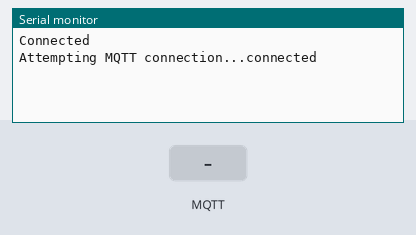
Recording of a sketch running on a simulated ESP32. Shown: the last lines printed to the serial monitor. The inputs (shaded band) are chosen by the test bench. WiFi joins after 1.5 s; servers stay silent unless stated; random numbers use the default seed unless the sketch sets one; no MQTT or app messages arrive unless stated.

Above: at 2.7 s.
2.8 s: MQTT message "1" arrives on the first subscribed topic
At 4.0 s:
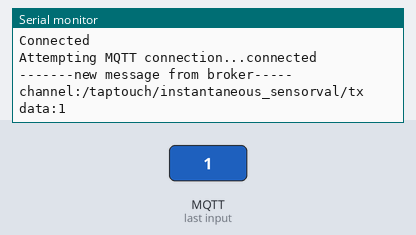
4.3 s: MQTT message "on" arrives on the first subscribed topic
At 5.1 s:
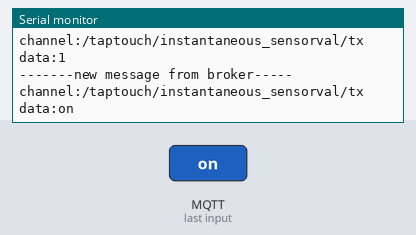
5.8 s: MQTT message "off" arrives on the first subscribed topic
At 6.3 s:
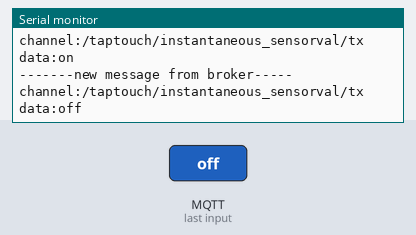

Measured:
- after the input at 2.8 s, the serial monitor: prints a new line at once (image 1)
- after the input at 4.3 s, the serial monitor: prints a new line at once (image 2)
- after the input at 5.8 s, the serial monitor: prints a new line at once (image 3)

The sketch:

ESP_Subscribe.ino
```cpp
#include <WiFi.h>
#include <PubSubClient.h>
#include <WiFiManager.h>

// Update these with values suitable for your network.
const char* ssid = "Akshaya";
const char* password = "1Abhikshaya";
const char* mqtt_server = "hairdresser.cloudmqtt.com";
#define mqtt_port 15772    //change this everytime u refresh mQtt hedge dog
#define MQTT_USER "qhoiayhk"
#define MQTT_PASSWORD "HZv4WwXWR6Y6"
#define MQTT_SERIAL_PUBLISH_CH "/taptouch/tx"    //transmites and publishes data to broker cl
#define MQTT_SERIAL_RECEIVER_CH "/taptouch/instantaneous_sensorval/tx"  //subscribe -:) receives data from broker/esp --> receive pressure matrix values

WiFiClient wifiClient;
PubSubClient client(wifiClient);

void setup_wifi() {
//  delay(10);
//  // We start by connecting to a WiFi network
//  Serial.println();
//  Serial.print("Connecting to ");
//  Serial.println(ssid);
//  WiFi.begin(ssid, password);
//  while (WiFi.status() != WL_CONNECTED) {
//    delay(500);
//    Serial.print(".");
//  }
//  randomSeed(micros());
//  Serial.println("");
//  Serial.println("WiFi connected");
//  Serial.println("IP address: ");
//  Serial.println(WiFi.localIP());

  WiFiManager manager;
  bool success = manager.autoConnect("ESP32_subscribe", "password");
  if (!success) {
    Serial.println("Failed to connect");
  }
  else {
    Serial.println("Connected");
  }

}

void reconnect() {
  // Loop until we're reconnected
  while (!client.connected()) {
    Serial.print("Attempting MQTT connection...");
    // Create a random client ID
    String clientId = "ESP32Client-";
    clientId += String(random(0xffff), HEX);
    // Attempt to connect
    if (client.connect(clientId.c_str(), MQTT_USER, MQTT_PASSWORD)) {
      Serial.println("connected");
      //Once connected, publish an announcement...
      client.publish("/taptouch/setup", "connected");
      // ... and resubscribe
      client.subscribe(MQTT_SERIAL_RECEIVER_CH);
    } else {
      Serial.print("failed, rc=");
      Serial.print(client.state());
      Serial.println(" try again in 5 seconds");
      // Wait 5 seconds before retrying
      delay(5000);
    }
  }
}

void callback(char* topic, byte *payload, unsigned int length) {
  Serial.println("-------new message from broker-----");
  Serial.print("channel:");
  Serial.println(topic);
  Serial.print("data:");
  Serial.write(payload, length);
  Serial.println();

}

void setup() {
  Serial.begin(115200);
  Serial.setTimeout(500);// Set time out for
  setup_wifi();   //wifi connection
  client.setServer(mqtt_server, mqtt_port);      //sets the server details
  client.setCallback(callback);                  //sets message call back function --> If the client is used to subscribe to topics, a callback function must be provided in the constructor. This function is called when new messages arrive at the client.
  reconnect();     //mQtt connection
  //  measure_sensorval();
}

void publishSerialData(char *serialData) {
  if (!client.connected()) {
    reconnect();
  }
  client.publish(MQTT_SERIAL_PUBLISH_CH, serialData);
}


void loop() {
  client.loop();

}
```
